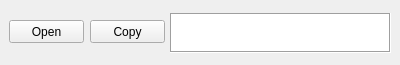
<?xml version="1.0" encoding="UTF-8"?>
<ui version="4.0">
 <class>gProgressForm</class>
 <widget class="QWidget" name="gProgressForm">
  <property name="geometry">
   <rect>
    <x>0</x>
    <y>0</y>
    <width>400</width>
    <height>65</height>
   </rect>
  </property>
  <property name="minimumSize">
   <size>
    <width>360</width>
    <height>65</height>
   </size>
  </property>
  <property name="maximumSize">
   <size>
    <width>400</width>
    <height>70</height>
   </size>
  </property>
  <property name="windowTitle">
   <string>Uploading Image</string>
  </property>
  <widget class="QPushButton" name="gOpurl">
   <property name="geometry">
    <rect>
     <x>9</x>
     <y>20</y>
     <width>75</width>
     <height>23</height>
    </rect>
   </property>
   <property name="text">
    <string>Open</string>
   </property>
  </widget>
  <widget class="QPushButton" name="gCpurl">
   <property name="geometry">
    <rect>
     <x>90</x>
     <y>20</y>
     <width>75</width>
     <height>23</height>
    </rect>
   </property>
   <property name="text">
    <string>Copy</string>
   </property>
  </widget>
  <widget class="QTextEdit" name="textEdit">
   <property name="geometry">
    <rect>
     <x>170</x>
     <y>13</y>
     <width>221</width>
     <height>40</height>
    </rect>
   </property>
   <property name="maximumSize">
    <size>
     <width>16777215</width>
     <height>40</height>
    </size>
   </property>
   <property name="frameShape">
    <enum>QFrame::Box</enum>
   </property>
   <property name="frameShadow">
    <enum>QFrame::Sunken</enum>
   </property>
  </widget>
 </widget>
 <resources/>
 <connections/>
</ui>
